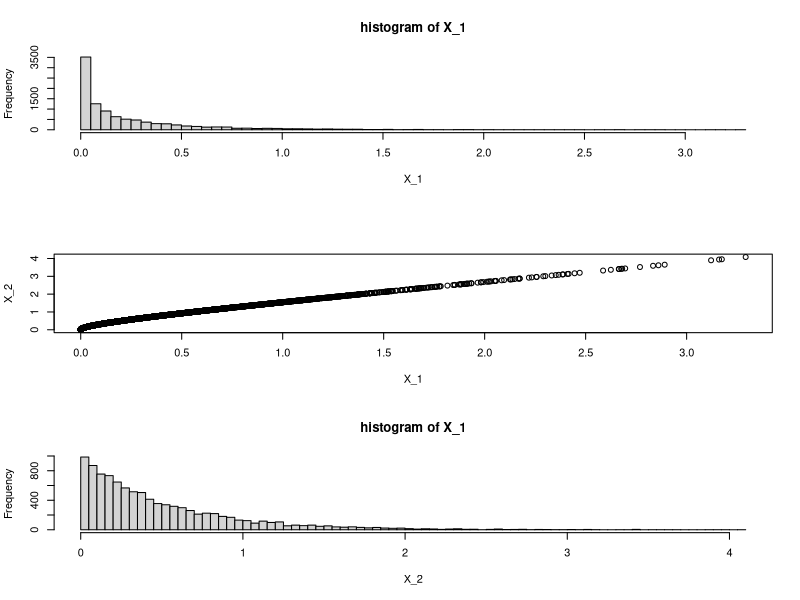

R code for this plot:
#' This script illustrates the concept of co-dependence, as described 
#' in A. Meucci, "Risk and Asset Allocation", Springer, 2005,  Chapter 2.
#'
#' @references
#' \url{http://}
#' See Meucci's script for "S_FullCodependence.m"
#'
#' @author Xavier Valls \email{flamejat@@gmail.com}
#' @export

#############################################################################################################
### Generate draws 
J    = 10000;
N    = 10;
sig2 = 1;

U = runif( J );
X = matrix( NaN, J, N );

for( n in 1 : N )
{
    a = n / 2;
    b = 2 * sig2;
    X[ , n ] = qgamma( U, a, b );
}

NumBins = round( 10 * log( J ));

par( mfrow = c( 3, 1) );
hist( X[ , 1 ], NumBins, xlab = "X_1", main = "histogram of X_1" );
plot( X[ , 1 ], X[ , 2 ], xlab = "X_1", ylab = "X_2" );
hist( X[ , 2 ], NumBins, xlab = "X_2", main = "histogram of X_1" );

